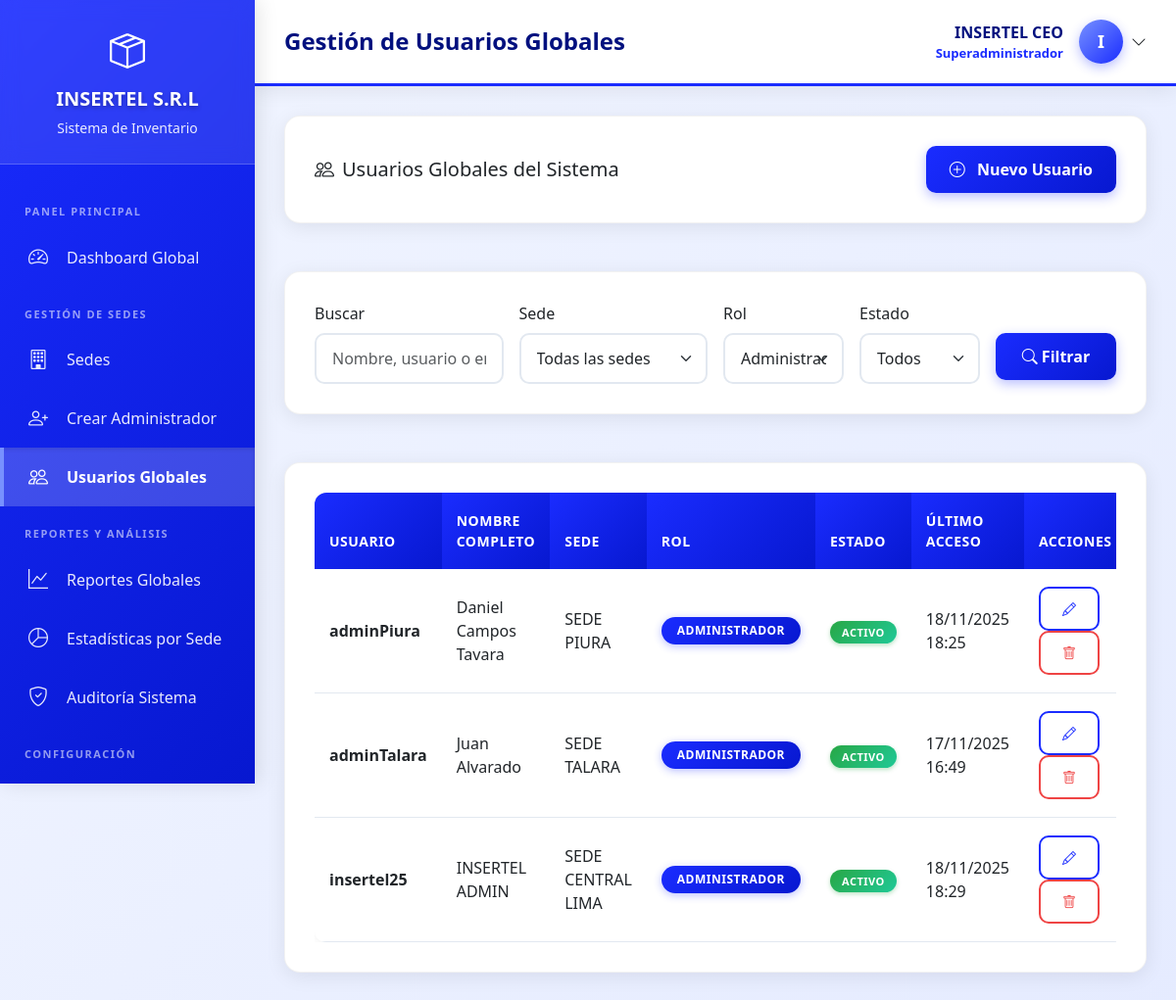
The app's page /views/superadmin/usuarios_globales.php?rol_id=1 (signed in), older data.
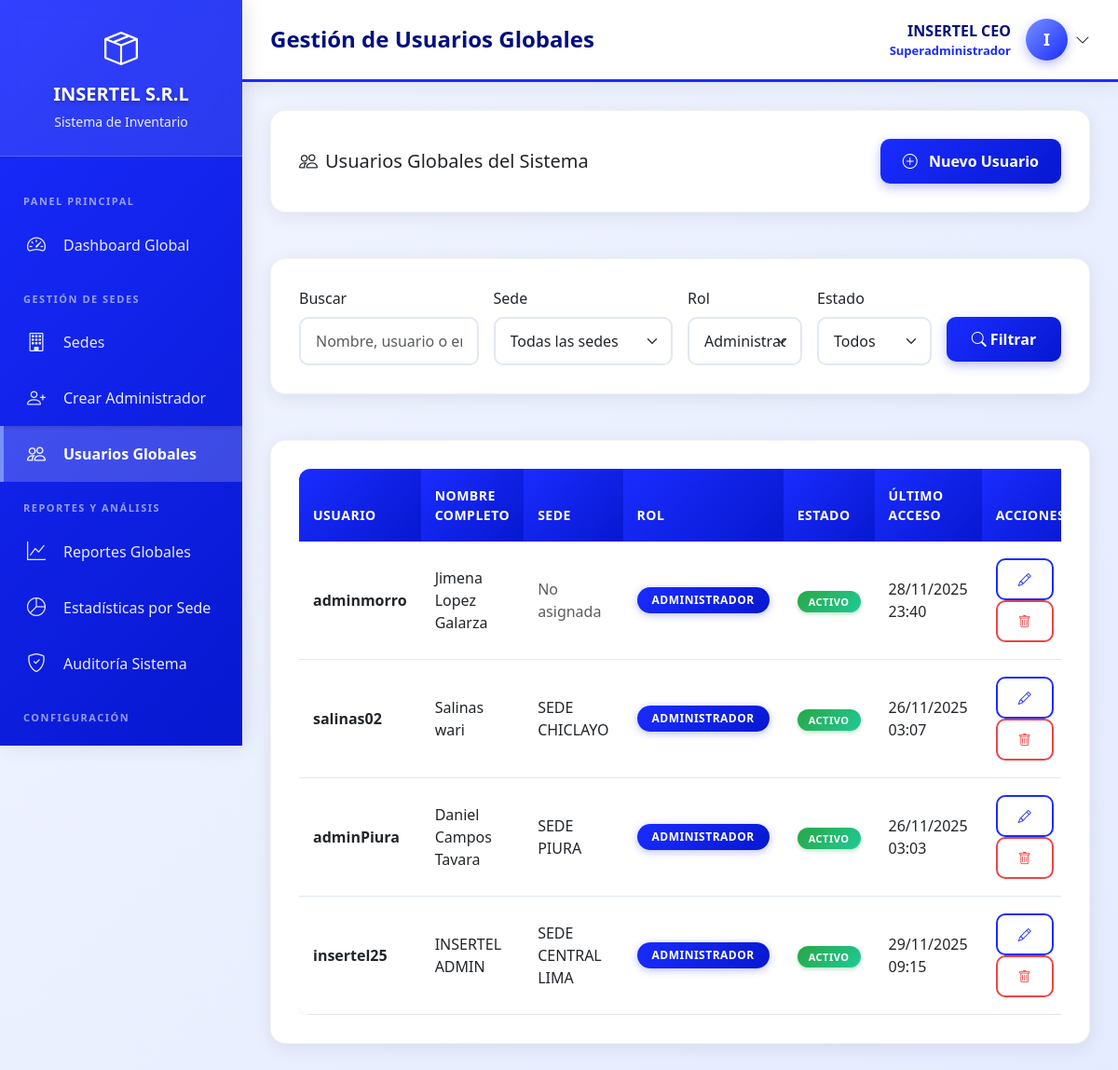
The same page, newer data.
### tables this page shows
CREATE TABLE `configuracion_sistema` (
  `id` int(11) NOT NULL,
  `clave` varchar(100) NOT NULL,
  `valor` text DEFAULT NULL,
  `descripcion` varchar(255) DEFAULT NULL,
  `tipo` enum('texto','numero','boolean','json') DEFAULT 'texto',
  `categoria` varchar(50) DEFAULT 'general',
  `updated_at` timestamp NOT NULL DEFAULT current_timestamp() ON UPDATE current_timestamp()
);

CREATE TABLE `usuarios` (
  `id` int(11) NOT NULL,
  `username` varchar(50) NOT NULL,
  `password` varchar(255) NOT NULL,
  `nombre_completo` varchar(150) NOT NULL,
  `email` varchar(100) DEFAULT NULL,
  `telefono` varchar(20) DEFAULT NULL,
  `imagen_perfil` varchar(255) DEFAULT NULL,
  `rol_id` int(11) NOT NULL,
  `sede_id` int(11) DEFAULT NULL,
  `estado` enum('activo','inactivo') DEFAULT 'activo',
  `ultimo_acceso` datetime DEFAULT NULL,
  `created_at` timestamp NOT NULL DEFAULT current_timestamp(),
  `updated_at` timestamp NOT NULL DEFAULT current_timestamp() ON UPDATE current_timestamp()
);

CREATE TABLE `sedes` (
  `id` int(11) NOT NULL,
  `nombre` varchar(100) NOT NULL,
  `codigo` varchar(20) DEFAULT NULL,
  `direccion` varchar(255) DEFAULT NULL,
  `telefono` varchar(20) DEFAULT NULL,
  `email` varchar(100) DEFAULT NULL,
  `responsable_id` int(11) DEFAULT NULL,
  `estado` enum('activa','inactiva') DEFAULT 'activa',
  `created_at` timestamp NOT NULL DEFAULT current_timestamp(),
  `updated_at` timestamp NOT NULL DEFAULT current_timestamp() ON UPDATE current_timestamp()
);

CREATE TABLE `roles` (
  `id` int(11) NOT NULL,
  `nombre` varchar(50) NOT NULL,
  `descripcion` text DEFAULT NULL,
  `created_at` timestamp NOT NULL DEFAULT current_timestamp()
);

### config/functions.php (called while the page is built, shortened)
<?php
function obtenerNombreEmpresa()
{
    static $nombre_empresa = null;
    if ($nombre_empresa === null) {
        try {
            $database = new Database();
            $db = $database->getConnection();
            $stmt = $db->prepare("SELECT valor FROM configuracion_sistema WHERE clave = 'empresa_nombre' LIMIT 1");
            $stmt->execute();
            $result = $stmt->fetch(PDO::FETCH_ASSOC);
            $nombre_empresa = $result['valor'] ?? 'INSERTEL S.R.L.';
        } catch (Exception $e) {
            $nombre_empresa = 'INSERTEL S.R.L.';
        }
    }
    return $nombre_empresa;
}
function tieneRol($rol_id)
{
    return isset($_SESSION['rol_id']) && (int)$_SESSION['rol_id'] === (int)$rol_id;
}
function formatearFechaHora($fecha, $formato = 'd/m/Y H:i')
{
    $date = new DateTime($fecha);
    return $date->format($formato);
}
function getBadgeEstado($estado)
{
    $badges = [
        'activo' => 'success text-white badge-activo-override',
        'inactivo' => 'danger text-white badge-inactivo-override',
        'pendiente' => 'warning text-dark',
        'aprobada' => 'info text-white',
        'rechazada' => 'danger text-white',
        'completada' => 'success text-white'
    ];
    return $badges[$estado] ?? 'secondary text-white';
}

### models/User.php (called while the page is built, shortened)
<?php
class User
{
    private $conn;
    private $table_name = "usuarios";
    public function __construct($db)
    {
        $this->conn = $db;
    }
    public function obtenerTodosGlobales($filtros = [])
    {
        $where = ["1=1"];
        $params = [];
        if (!empty($filtros['rol_id'])) {
            $where[] = "u.rol_id = :rol_id";
            $params[':rol_id'] = $filtros['rol_id'];
        }
        $query = "SELECT u.*, r.nombre as rol_nombre, s.nombre as sede_nombre
                  FROM " . $this->table_name . " u
                  LEFT JOIN roles r ON u.rol_id = r.id
                  LEFT JOIN sedes s ON u.sede_id = s.id
                  WHERE " . implode(' AND ', $where) . "
                  ORDER BY u.created_at DESC";
        $stmt = $this->conn->prepare($query);
        foreach ($params as $key => $value) {
            $stmt->bindValue($key, $value);
        }
        $stmt->execute();
        return $stmt->fetchAll(PDO::FETCH_ASSOC);
    }
}

### views/superadmin/usuarios_globales.php (the view, shortened to what this page needs)
<?php
require_once '../../config/functions.php';
require_once '../../models/User.php';
$database = new Database();
$db = $database->getConnection();
$userModel = new User($db);
$filtros = [];
if (!empty($_GET['rol_id'])) {
    $filtros['rol_id'] = (int)$_GET['rol_id'];
}
$usuarios = $userModel->obtenerTodosGlobales($filtros);
$roles = $db->query("SELECT * FROM roles ORDER BY nombre")->fetchAll(PDO::FETCH_ASSOC);
$page_title = "Gestión de Usuarios Globales";
include '../layouts/header.php';
?>
<div class="row mb-4">
    <div class="col-12">
        <div class="content-card">
            <div class="d-flex justify-content-between align-items-center">
                <h5 class="mb-0"><i class="bi bi-people me-2"></i>Usuarios Globales del Sistema</h5>
                <button type="button" class="btn btn-primary" data-bs-toggle="modal" data-bs-target="#modalNuevoUsuario">
                    <i class="bi bi-plus-circle me-2"></i> Nuevo Usuario
                </button>
            </div>
        </div>
    </div>
</div>
<div class="row mb-4">
    <div class="col-12">
        <div class="content-card">
            <form method="GET" class="row g-3">
                <div class="col-md-3">
                    <label class="form-label">Buscar</label>
                    <input type="text" name="buscar" class="form-control" placeholder="Nombre, usuario o email..." value="<?php echo $_GET['buscar'] ?? ''; ?>">
                </div>
                <div class="col-md-3">
                    <label class="form-label">Sede</label>
                    <select name="sede_id" class="form-select">
                        <option value="">Todas las sedes</option>
                    </select>
                </div>
                <div class="col-md-2">
                    <label class="form-label">Rol</label>
                    <select name="rol_id" class="form-select">
                        <?php foreach ($roles as $rol): ?>
                        <option value="<?php echo $rol['id']; ?>" <?php echo (isset($_GET['rol_id']) && $_GET['rol_id'] == $rol['id']) ? 'selected' : ''; ?>>
                            <?php echo $rol['nombre']; ?>
                        </option>
                        <?php endforeach; ?>
                    </select>
                </div>
                <div class="col-md-2">
                    <label class="form-label">Estado</label>
                    <select name="estado" class="form-select">
                        <option value="">Todos</option>
                    </select>
                </div>
                <div class="col-md-2">
                    <label class="form-label">&nbsp;</label>
                    <div class="d-grid gap-2"><button type="submit" class="btn btn-primary"><i class="bi bi-search"></i> Filtrar</button></div>
                </div>
            </form>
        </div>
    </div>
</div>
<div class="row">
    <div class="col-12">
        <div class="content-card">
            <div class="table-responsive">
                <table class="table table-hover">
                    <thead>
                        <tr>
                            <th>Usuario</th>
                            <th>Nombre Completo</th>
                            <th>Sede</th>
                            <th>Rol</th>
                            <th>Estado</th>
                            <th>Último Acceso</th>
                            <th>Acciones</th>
                        </tr>
                    </thead>
                    <tbody>
                        <?php if (empty($usuarios)): ?>
                        <tr><td colspan="7" class="text-center text-muted py-4">No se encontraron usuarios</td></tr>
                        <?php else: ?>
                            <?php foreach ($usuarios as $usuario): ?>
                            <tr>
                                <td><strong><?php echo $usuario['username']; ?></strong></td>
                                <td><?php echo $usuario['nombre_completo']; ?></td>
                                <td><?php echo $usuario['sede_nombre'] ?? '<span class="text-muted">No asignada</span>'; ?></td>
                                <td><span class="badge bg-primary"><?php echo $usuario['rol_nombre']; ?></span></td>
                                <td><span class="badge bg-<?php echo getBadgeEstado($usuario['estado']); ?>"><?php echo ucfirst($usuario['estado']); ?></span></td>
                                <td><?php echo $usuario['ultimo_acceso'] ? formatearFechaHora($usuario['ultimo_acceso']) : 'Nunca'; ?></td>
                                <td>
                                    <button type="button" class="btn btn-sm btn-outline-primary me-1" onclick="editarUsuario(<?php echo htmlspecialchars(json_encode($usuario)); ?>)">
                                        <i class="bi bi-pencil"></i>
                                    </button>
                                    <?php if ($usuario['id'] != $_SESSION['usuario_id']): ?>
                                    <button type="button" class="btn btn-sm btn-outline-danger" onclick="confirmarEliminar(<?php echo $usuario['id']; ?>, '<?php echo addslashes($usuario['username']); ?>')">
                                        <i class="bi bi-trash"></i>
                                    </button>
                                    <?php endif; ?>
                                </td>
                            </tr>
                            <?php endforeach; ?>
                        <?php endif; ?>
                    </tbody>
                </table>
            </div>
        </div>
    </div>
</div>
<?php include '../layouts/footer.php'; ?>

### views/layouts/header.php (shortened to what this page needs)
<?php
$nombre_empresa = obtenerNombreEmpresa();
?>
<!DOCTYPE html>
<html lang="es">
<head>
    <link href="https://cdn.jsdelivr.net/npm/bootstrap@5.3.0/dist/css/bootstrap.min.css" rel="stylesheet">
    <link rel="stylesheet" href="https://cdn.jsdelivr.net/npm/bootstrap-icons@1.11.0/font/bootstrap-icons.css">
</head>
<body>
    <div class="sidebar">
        <div class="sidebar-header">
            <i class="bi bi-box-seam" style="font-size: 36px;"></i>
            <h4><?php echo $nombre_empresa; ?></h4>
            <small>Sistema de Inventario</small>
        </div>
        <div class="sidebar-menu">
            <?php
            $base_url = BASE_URL . 'views/';
            $current_page = basename($_SERVER['PHP_SELF']);
            if (tieneRol(ROL_SUPERADMIN)) {
                include 'menu_superadmin.php';
            } elseif (tieneRol(ROL_ADMINISTRADOR)) {
                include 'menu_admin.php';
            } elseif (tieneRol(ROL_JEFE_ALMACEN)) {
                include 'menu_jefe.php';
            } elseif (tieneRol(ROL_ASISTENTE_ALMACEN)) {
                include 'menu_asistente.php';
            } elseif (tieneRol(ROL_TECNICO)) {
                include 'menu_tecnico.php';
            }
            ?>
        </div>
    </div>
    <div class="main-content">
        <div class="topbar">
            <h5><?php echo $page_title ?? 'Dashboard'; ?></h5>
            <div class="user-info">
                <div class="dropdown">
                    <div class="d-flex align-items-center cursor-pointer" data-bs-toggle="dropdown" aria-expanded="false">
                        <div class="user-details me-3">
                            <div class="user-name"><?php echo $_SESSION['nombre_completo']; ?></div>
                            <div class="user-role"><?php echo $_SESSION['rol_nombre']; ?></div>
                        </div>
                        <div class="user-avatar">
                            <?php echo strtoupper(substr($_SESSION['nombre_completo'], 0, 1)); ?>
                        </div>
                        <i class="bi bi-chevron-down ms-2"></i>
                    </div>
                </div>
            </div>
        </div>
        <div class="content-area">

### views/layouts/menu_superadmin.php (shortened to what this page needs)
<div class="menu-section">Panel Principal</div>
<a href="<?php echo $base_url; ?>superadmin/dashboard.php" class="menu-item <?php echo $current_page == 'dashboard.php' ? 'active' : ''; ?>">
    <i class="bi bi-speedometer2"></i>
    <span>Dashboard Global</span>
</a>
<div class="menu-section">Gestión de Sedes</div>
<a href="<?php echo $base_url; ?>superadmin/sedes.php" class="menu-item <?php echo $current_page == 'sedes.php' ? 'active' : ''; ?>">
    <i class="bi bi-building"></i>
    <span>Sedes</span>
</a>
<a href="<?php echo $base_url; ?>superadmin/crear_admin.php" class="menu-item <?php echo $current_page == 'crear_admin.php' ? 'active' : ''; ?>">
    <i class="bi bi-person-plus"></i>
    <span>Crear Administrador</span>
</a>
<a href="<?php echo $base_url; ?>superadmin/usuarios_globales.php" class="menu-item <?php echo $current_page == 'usuarios_globales.php' ? 'active' : ''; ?>">
    <i class="bi bi-people"></i>
    <span>Usuarios Globales</span>
</a>
<div class="menu-section">Reportes y Análisis</div>
<a href="<?php echo $base_url; ?>superadmin/reportes_globales.php" class="menu-item <?php echo $current_page == 'reportes_globales.php' ? 'active' : ''; ?>">
    <i class="bi bi-graph-up"></i>
    <span>Reportes Globales</span>
</a>
<a href="<?php echo $base_url; ?>superadmin/estadisticas_sedes.php" class="menu-item <?php echo $current_page == 'estadisticas_sedes.php' ? 'active' : ''; ?>">
    <i class="bi bi-pie-chart"></i>
    <span>Estadísticas por Sede</span>
</a>
<a href="<?php echo $base_url; ?>superadmin/auditoria_sistema.php" class="menu-item <?php echo $current_page == 'auditoria_sistema.php' ? 'active' : ''; ?>">
    <i class="bi bi-shield-check"></i>
    <span>Auditoría Sistema</span>
</a>
<div class="menu-section">Configuración</div>
<a href="<?php echo $base_url; ?>superadmin/configuracion_sistema.php" class="menu-item <?php echo $current_page == 'configuracion_sistema.php' ? 'active' : ''; ?>">
</a>

### views/layouts/footer.php (shortened to what this page needs)
        </div>
    </div>
</body>
</html>

Row changes from the older to the newer data that the page shows:
removed usuarios: username "adminTalara", nombre_completo "Juan Alvarado", sede.nombre "SEDE TALARA", rol.nombre "ADMINISTRADOR", estado "ACTIVO", ultimo_acceso "17/11/2025 16:49"
added usuarios: username "adminmorro", nombre_completo "Jimena Lopez Galarza", sede_nombre "No asignada", rol.nombre "ADMINISTRADOR", estado "ACTIVO", ultimo_acceso "28/11/2025 23:40"
added usuarios: username "salinas02", nombre_completo "Salinas wari", sede.nombre "SEDE CHICLAYO", rol.nombre "ADMINISTRADOR", estado "ACTIVO", ultimo_acceso "26/11/2025 03:07"
changed usuarios "adminPiura": ultimo_acceso "18/11/2025 18:25" → "26/11/2025 03:03"
changed usuarios "insertel25": ultimo_acceso "18/11/2025 18:29" → "29/11/2025 09:15"
